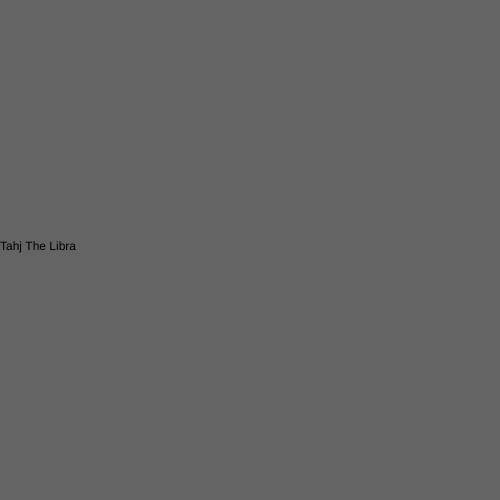
Frame 1 (no input)
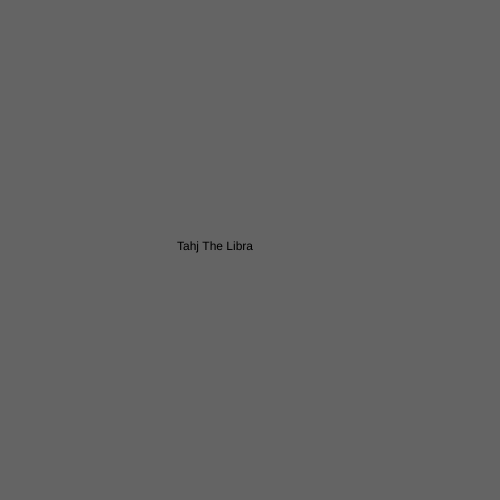
Frame 60 (no input)
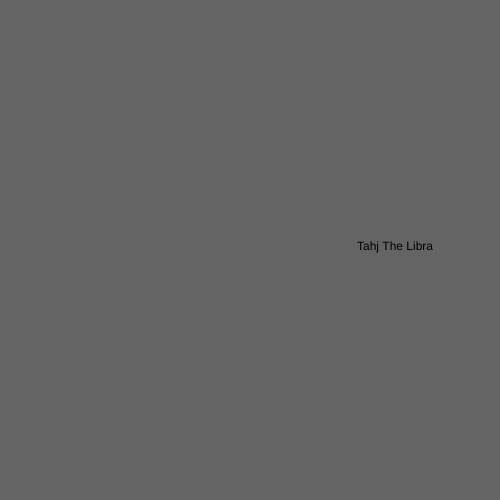
Frame 120 (the mouse pressed at the canvas centre since frame 60)

The p5.js sketch that drew these frames (run headless with seeded random() and noise() and a simulated clock; from frame 60 on, the mouse is pressed at the canvas centre):

// p5.js sketch
// ── sketch.js
var x = 0 ;

function setup() {
  createCanvas(500, 500);
}

function draw() {
background(100);


text("Tahj The Libra", x, 250);
//rect(x, 250, 50, 50);
x = x + 3
if (x > width) {
  x = 0 ;
}

}
